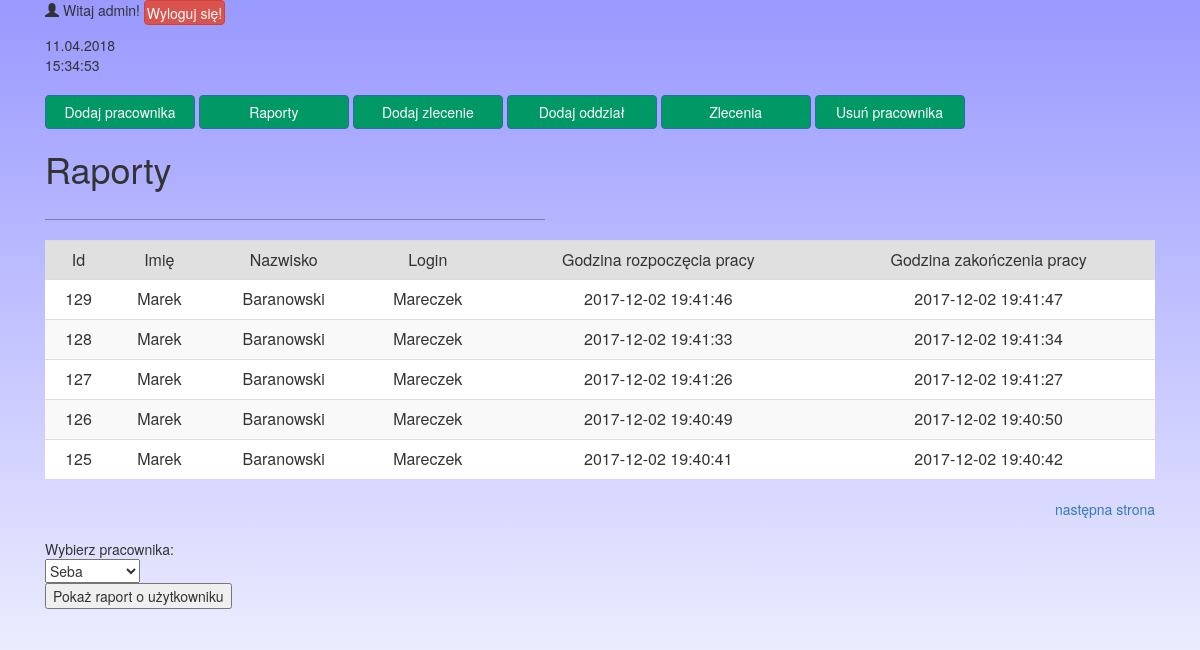
Page /raporty.php (signed in) on the committed database.
### tables this page shows
CREATE TABLE `raporty` (
  `id` int(11) NOT NULL,
  `imie` varchar(255) NOT NULL,
  `nazwisko` varchar(255) NOT NULL,
  `nazwa_uzytkownika` varchar(255) NOT NULL,
  `pesel` varchar(11) NOT NULL,
  `dostepny` varchar(255) NOT NULL,
  `godzina_rozp` datetime NOT NULL,
  `godzina_zak` datetime NOT NULL,
  `lokalizacja` varchar(255) NOT NULL
);

### raporty.php (the view, shortened to what this page needs)
<?php
	require_once "connect.php";
	$polaczenie = @new mysqli($host, $db_user, $db_password, $db_name);
	if ($polaczenie->connect_errno!=0)
	{
		echo "Error: ".$polaczenie->connect_errno;
	}
	else{
?>
<html>
<head>
	<link rel="stylesheet" href="css/bootstrap.css" >
	<link rel="stylesheet" href="https://maxcdn.bootstrapcdn.com/bootstrap/3.2.0/css/bootstrap.min.css">
	<link rel="stylesheet" href="css/style.css" >
	<link rel="stylesheet" href="css/style1.css?<?php echo uniqid(); ?>" >
</head>
<body onLoad="zegar(); wyswietlCzas()">
<div class="background">
<div class="container">
<?php
	echo "<p><span class='glyphicon glyphicon-user'></span> Witaj ".$_SESSION['nazwa']."! <a href='logout.php' style='color: white; text-decoration: none;'><button style='height: 25px; padding: 2px;' class='btn btn-danger'>Wyloguj się!</button></a></p>";
	echo date("d.m.Y");
?>
<div id="czas"></div>
<br>
<?php
	if (($_SESSION['typ_konta']=='admin'))
	{
?>
	<a href="dodaj.php"><button class="btn btn-primary button-panel">Dodaj pracownika</button></a>
	<a href="raporty.php"><button class="btn btn-primary button-panel">Raporty</button></a>
	<a href="zlecenia.php"><button class="btn btn-primary button-panel">Dodaj zlecenie</button></a>
	<a href="dodaj_oddzial.php"><button class="btn btn-primary button-panel">Dodaj oddział</button></a>
	<a href="zlecenia_pracownikow.php"><button class="btn btn-primary button-panel">Zlecenia</button></a>
	<a href="usun.php"><button class="btn btn-primary button-panel">Usuń pracownika</button></a>
	<h1 class="hejt1">Raporty</h1>
	<hr style="border-color: rgba(0,0,0,0.3)"></hr><br></br>
<?php
}
	$na_stronie = 5;
    $zapytanie = "SELECT COUNT(id) FROM raporty";
    $wynik = mysqli_query($polaczenie, $zapytanie);
    $a = mysqli_fetch_row($wynik);
    $liczba_wpisow = $a[0];
    $liczba_stron = ceil($liczba_wpisow / $na_stronie);
    if (isset($_GET['strona'])) {
        if ($_GET['strona'] < 1 || $_GET['strona'] > $liczba_stron) $strona = 1;
        else $strona = $_GET['strona'];
    }
    else $strona = 1;
    $od = $na_stronie * ($strona - 1);
    $zapytanie = "SELECT * FROM raporty ORDER BY godzina_rozp DESC LIMIT $od , $na_stronie";
    $wynik = mysqli_query($polaczenie, $zapytanie);
?>
	<table class="table table-striped" style="background-color: white;" cellpadding=\"2\">
	<tr>
	<td style="background-color: rgba(0,0,0,0.1);"><center>Id</center></td>
	<td style="background-color: rgba(0,0,0,0.1);"><center>Imię</center></td>
	<td style="background-color: rgba(0,0,0,0.1);"><center>Nazwisko</center></td>
	<td style="background-color: rgba(0,0,0,0.1);"><center>Login</center></td>
	<td style="background-color: rgba(0,0,0,0.1);"><center>Godzina rozpoczęcia pracy</center></td>
	<td style="background-color: rgba(0,0,0,0.1);"><center>Godzina zakończenia pracy</center></td>
	</tr>
<?php
    while ($tablica = mysqli_fetch_assoc($wynik)) {
		echo "<tr>";
        echo "<td><center>".$tablica['id']."</center></td>";
        echo "<td><center>".$tablica['imie']."</center></td>";
		echo "<td><center>".$tablica['nazwisko']."</center></td>";
		echo '<td><center>'.$tablica['nazwa_uzytkownika'].'</center></td>';
		echo "<td><center>".$tablica['godzina_rozp']."</center></td>";
		if($tablica['godzina_zak'] == "0000-00-00 00:00:00"){
		echo "<td><center>W pracy</center></td>";
		}else{
		echo "<td><center>".$tablica['godzina_zak']."</center></td>";
		}
        echo "</tr>";
    }
		echo "</table>";
    if ($liczba_wpisow > $na_stronie) {
        $nastepna = $strona + 1;
        if ($nastepna <= $liczba_stron) {
 echo '<a id="NASTEPNA" style="float: right;" href="raporty.php?strona='.$nastepna.'">następna strona</a>';
        }
    }
?>
	<br></br>
	Wybierz pracownika:
	<form action="<?php $_SERVER['PHP_SELF'];?>" method="post">
		<select name="nazwa">
		<?php
		$zapytanie = "SELECT nazwa FROM uzytkownicy ORDER BY nazwa DESC ";
		$wynik = mysqli_query($polaczenie, $zapytanie);
		while ($tablica = mysqli_fetch_assoc($wynik)) {
			echo "<option>".$tablica['nazwa']."</option>";
		}
		?>
		</select>
		<br>
		<button type="submit" name="szukaj">Pokaż raport o użytkowniku</button>
	</form>
</div>
</div>
<?php
}
?>
</body>
</html>

### css/style.css (style rules this page uses)
body { background: #9999ff; background: linear-gradient(to bottom, #9999ff, white); }
.button-panel { width: 150px; background-color: #009966; }
hr { width: 500px; float: left; }
.hejt1 { margin-top: 20px; }

### css/style1.css (style rules this page uses)
body { background: #9999ff; background: linear-gradient(to bottom, #9999ff, white); background-repeat: no-repeat; background-attachment: fixed; }
.button-panel { width: 150px; background-color: #009966; }
hr { width: 500px; float: left; }
.hejt1 { margin-top: 20px; }

### rows in the picture
raporty: id "129", imie "Marek", nazwisko "Baranowski", nazwa_uzytkownika "Mareczek", godzina_rozp "2017-12-02 19:41:46", godzina_zak "2017-12-02 19:41:47"
raporty: id "128", imie "Marek", nazwisko "Baranowski", nazwa_uzytkownika "Mareczek", godzina_rozp "2017-12-02 19:41:33", godzina_zak "2017-12-02 19:41:34"
raporty: id "127", imie "Marek", nazwisko "Baranowski", nazwa_uzytkownika "Mareczek", godzina_rozp "2017-12-02 19:41:26", godzina_zak "2017-12-02 19:41:27"
raporty: id "126", imie "Marek", nazwisko "Baranowski", nazwa_uzytkownika "Mareczek", godzina_rozp "2017-12-02 19:40:49", godzina_zak "2017-12-02 19:40:50"
raporty: id "125", imie "Marek", nazwisko "Baranowski", nazwa_uzytkownika "Mareczek", godzina_rozp "2017-12-02 19:40:41", godzina_zak "2017-12-02 19:40:42"

### other values in the picture
$_SESSION['nazwa'] "admin"
form field nazwa "Seba"
